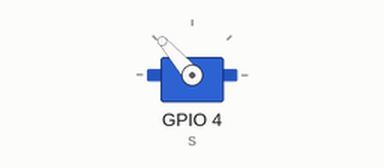
Recording of a program running on a simulated ESP8266 board running MicroPython. On the bench: servo. Servo angles are drawn from the pulse width (0.5 ms = 0°, 2.5 ms = 180°). At 10.0 s the program stops and its outputs stay as they are.

Above: at 0.1 s.
At 2.1 s:
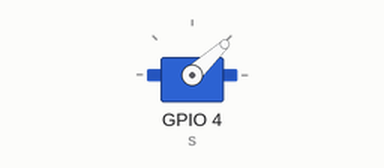
At 5.1 s:
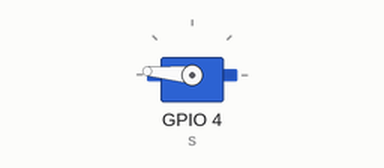
At 9.1 s:
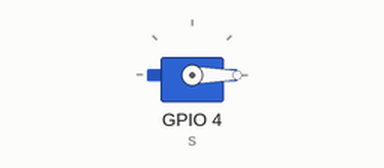
Timing chart, 0 to 10.6 s (numbered marks = the images above):
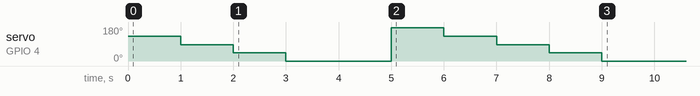

Measured:
- by itself, servo on GPIO 4 (s): 131° → 87° at 1.0 s, → 43° 1.0 s later, → 0° 1.0 s later, → 175° 2.0 s later, … (8 changes in this stretch)

The program:

servo-motor.py
```python
# 25 Duty Cycle - 0 Degrees
# 125 Duty Cycle - 180 Degrees
# Data to GPIO4 - D2

from machine import *
from time import *

s=PWM(Pin(4),freq=50)

for i in [25,50,75,100,125]:
  s.duty(125-i)
  sleep(1)

for i in [125,100,75,50,25]:
  s.duty(i)
  sleep(1)
```
